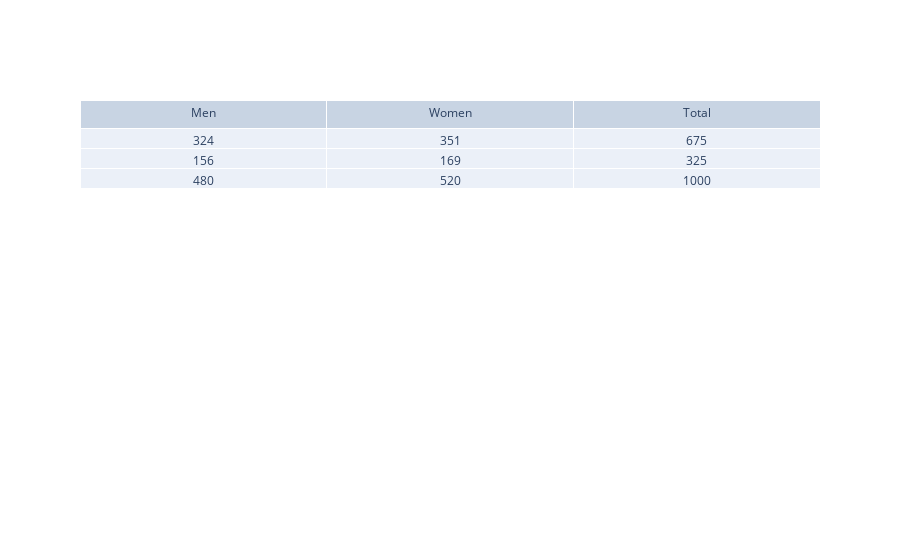

Notebook source saved alongside this figure:
### Code cell
fig = go.Figure(data=[go.Table(header=dict(values=['Men', 'Women', 'Total']),
                 cells=dict(values=[[324, 156, 480 ], [351,169, 520], [675,325,1000]]))
                     ])
fig.show()

### Figure 1 — Plotly figure (JSON) as saved in the notebook; plotly's stock layout.template omitted (floating-point values rounded to 4 significant figures)
{"data": [{"cells": {"values": [[324, 156, 480], [351, 169, 520], [675, 325, 1000]]}, "header": {"values": ["Men", "Women", "Total"]}, "type": "table"}], "layout": {}}
